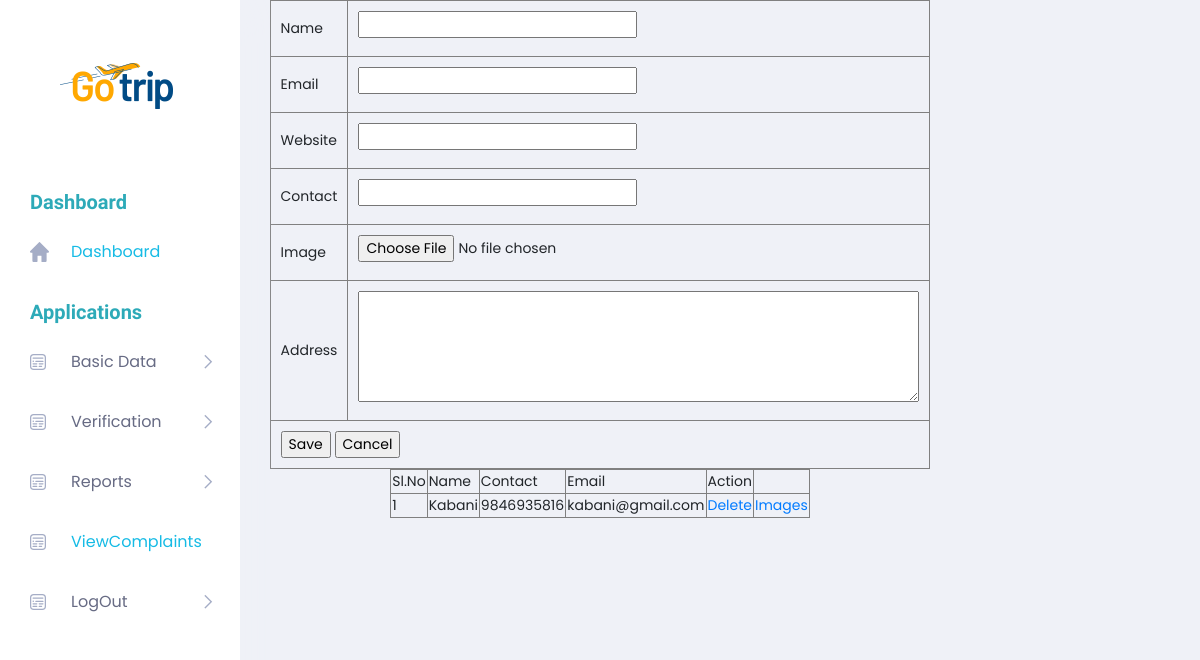
Before: /Admin/NewHotels.php with the older database file.
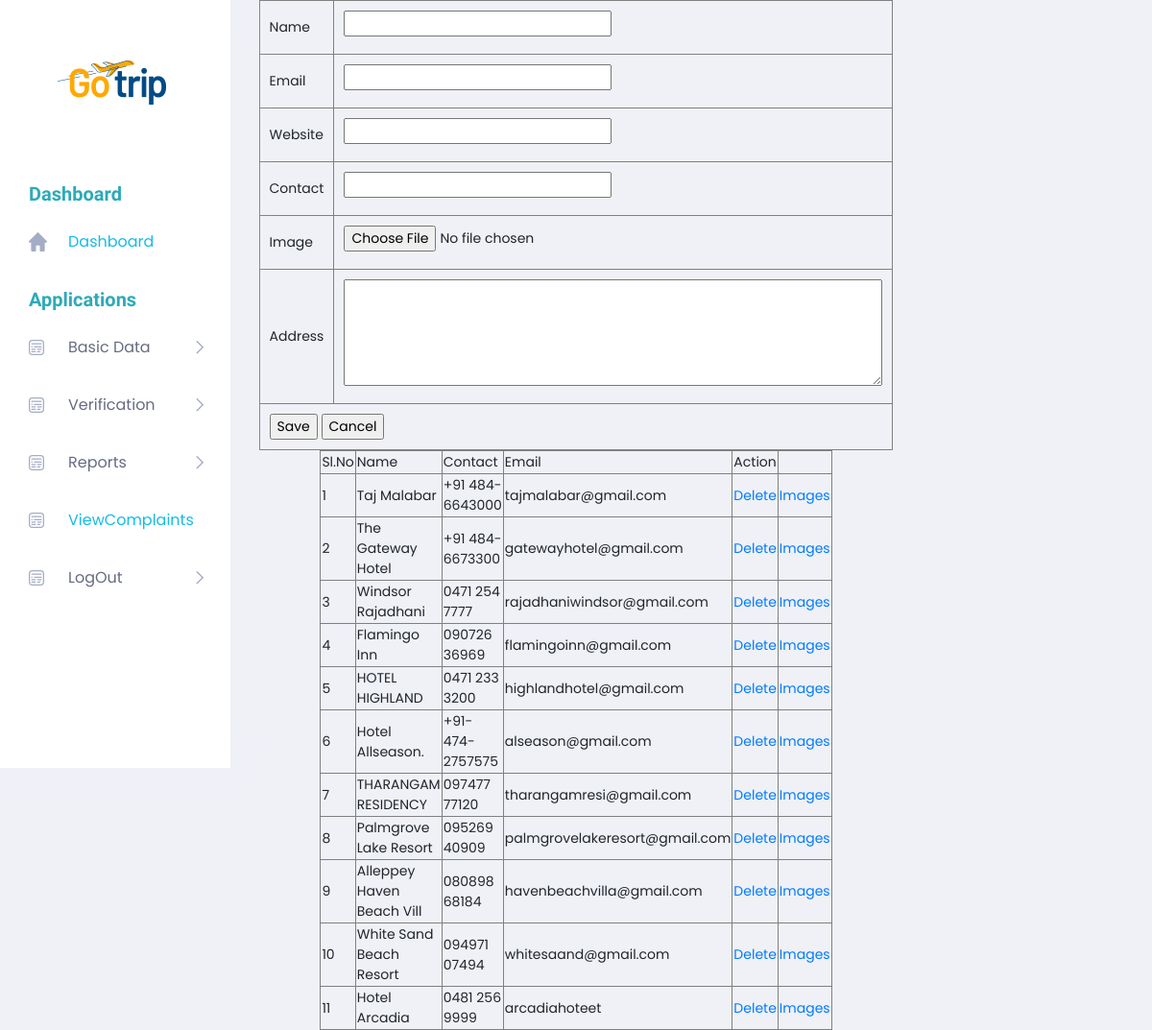
After: the same page with the newer database file.
### tables this page shows
CREATE TABLE `tbl_newhotel` (
  `hotels_id` int(10) NOT NULL,
  `hotels_name` varchar(25) NOT NULL,
  `hotels_contact` varchar(20) NOT NULL,
  `hotels_address` varchar(30) NOT NULL,
  `hotels_email` varchar(30) NOT NULL,
  `hotels_website` varchar(30) NOT NULL,
  `hotels_photo` varchar(30) NOT NULL
);

### Admin/NewHotels.php (the view, shortened to what this page needs)
<!DOCTYPE html PUBLIC "-//W3C//DTD XHTML 1.0 Transitional//EN" "http://www.w3.org/TR/xhtml1/DTD/xhtml1-transitional.dtd">
<html xmlns="http://www.w3.org/1999/xhtml">
<head>
</head>
<body>
<?php
include("../Assets/Connection/Connection.php");
include("Header.php");
?>
<form action="" method="post" enctype="multipart/form-data" name="form1" id="form1">
  <table border="1" align="center" cellpadding="10">
    <tr>
      <td>Name</td>
      <td><label>
        <input type="text" name="txtn" id="txtn" />
      </label></td>
    </tr>
    <tr>
      <td>Email</td>
      <td><label>
        <input type="text" name="txtemail" id="txtemail" />
      </label></td>
    </tr>
    <tr>
      <td>Website</td>
      <td><label>
        <input type="text" name="txtweb" id="txtweb" />
      </label></td>
    </tr>
    <tr>
      <td>Contact</td>
      <td><label>
        <input type="text" name="txtc" id="txtc" />
      </label></td>
    </tr>
    <tr>
      <td>Image</td>
      <td><label>
        <input type="file" name="filepic" id="filepic" />
      </label></td>
    </tr>
    <tr>
      <td>Address</td>
      <td><label>
        <textarea name="txta" id="txta" cols="45" rows="5"></textarea>
      </label></td>
    </tr>
    <tr>
      <td colspan="2"><input type="submit" name="btnsave" id="btnsave" value="Save" />
      <input type="submit" name="btnc" id="btnc" value="Cancel" /></td>
    </tr>
  </table>
  <table width="200"  align="center" border="1">
    <tr>
      <td>Sl.No</td>
      <td>Name</td>
      <td>Contact</td>
      <td>Email</td>
      <td>Action</td>
    </tr>
    <?php
	$sel="select * from tbl_newhotel";
	$data=$conn->query($sel);
	$i=0;
	while($row=$data->fetch_assoc())
	{
		$i++;
	?>
    <tr>
      <td><?php echo $i?></td>
      <td><?php echo $row["hotels_name"]?></td>
      <td><?php echo $row["hotels_contact"]?></td>
      <td><?php echo $row["hotels_email"]?></td>
      <td><a href="NewHotels.php?did=<?php echo $row["hotels_id"]?>">Delete</a></td>
      <td><a href="Hotelgallery.php?did=<?php echo $row["hotels_id"]?>">Images</a></td>
    </tr>
    <?php
	}
	?>
  </table>
</form>
</body>
</html>

Changed rows visible on the page:
removed tbl_newhotel: hotels_name "Kabani", hotels_contact "9846935816", hotels_email "kabani@gmail.com"
added tbl_newhotel: hotels_name "Taj Malabar", hotels_contact "+91 484-6643000", hotels_email "tajmalabar@gmail.com"
added tbl_newhotel: hotels_name "The Gateway Hotel", hotels_contact "+91 484-6673300", hotels_email "gatewayhotel@gmail.com"
added tbl_newhotel: hotels_name "Windsor Rajadhani", hotels_contact "0471 254 7777", hotels_email "rajadhaniwindsor@gmail.com"
added tbl_newhotel: hotels_name "Flamingo Inn", hotels_contact "090726 36969", hotels_email "flamingoinn@gmail.com"
added tbl_newhotel: hotels_name "HOTEL HIGHLAND", hotels_contact "0471 233 3200", hotels_email "highlandhotel@gmail.com"
added tbl_newhotel: hotels_name "Hotel Allseason.", hotels_contact "+91-474-2757575", hotels_email "alseason@gmail.com"
added tbl_newhotel: hotels_name "THARANGAM RESIDENCY", hotels_contact "097477 77120", hotels_email "tharangamresi@gmail.com"
added tbl_newhotel: hotels_name "Palmgrove Lake Resort", hotels_contact "095269 40909", hotels_email "palmgrovelakeresort@gmail.com"
added tbl_newhotel: hotels_name "Alleppey Haven Beach Vill", hotels_contact "080898 68184", hotels_email "havenbeachvilla@gmail.com"
added tbl_newhotel: hotels_name "White Sand Beach Resort", hotels_contact "094971 07494", hotels_email "whitesaand@gmail.com"
added tbl_newhotel: hotels_name "Hotel Arcadia", hotels_contact "0481 256 9999", hotels_email "arcadiahoteet"
